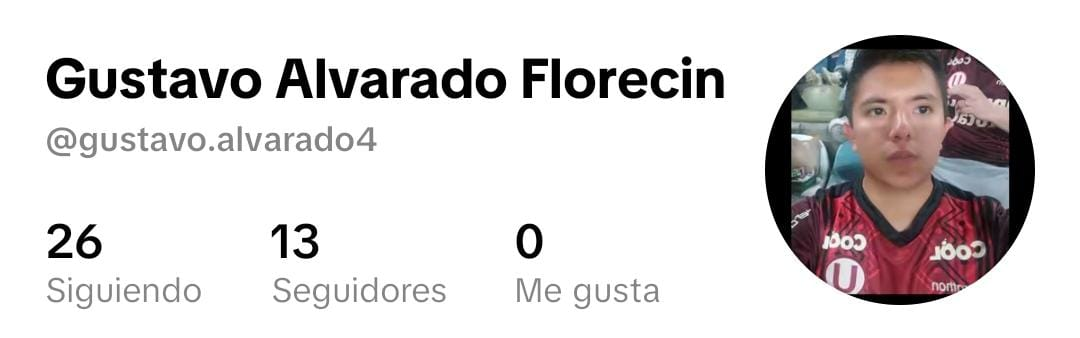
#> input picture matlab-contenido/assets/ganador_cap1.png, 1080 x 338 px
$ python quitar_negro.py assets/ganador_cap1.png assets/ganador_cap2.png
#> lines starting #> are read from the running program, lines starting #| are printed output that depends on the picture; after the words box and inside, x2 and y2 are one past the last pixel; in counts of white or black regions, pixels touching at a corner belong together
"""Quita un fondo negro sólido: rellena desde los bordes solo los píxeles casi negros conectados al borde.
Los brillos (hologramas) sobre negro se convierten en semitransparencia según su luminosidad."""
import sys
import numpy as np
from PIL import Image
from scipy import ndimage

src, dst = sys.argv[1], sys.argv[2]
a = np.array(Image.open(src).convert("RGB")).astype(float)
mx = a.max(2)
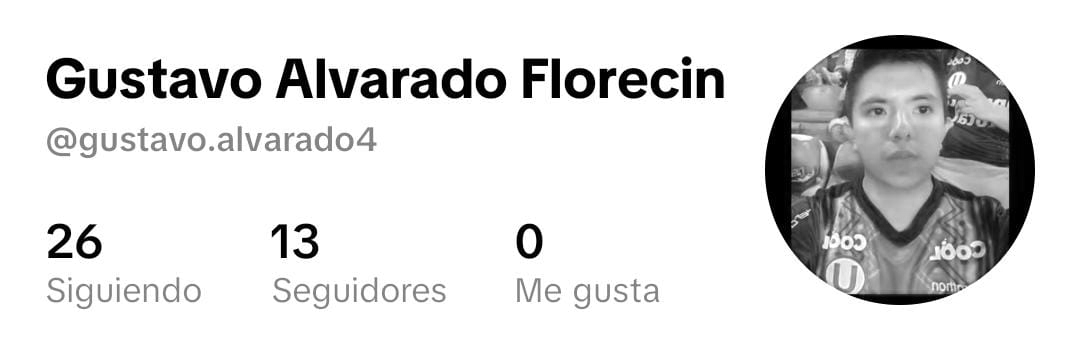
#> mx: shape (338, 1080) float64; min 0, max 255, mean 221.8
dark = mx < 14
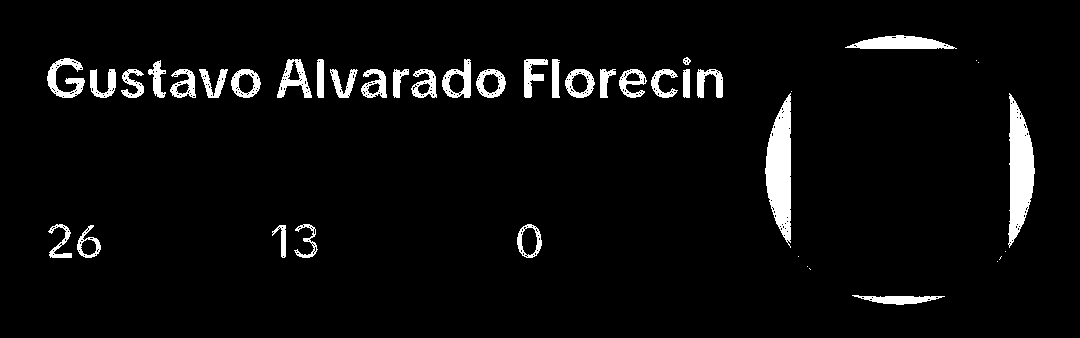
#> dark: shape (338, 1080) bool; 4.7% white; 42 white regions (9 under 20 px), largest, box (x1, y1, x2, y2) and area: (765, 93, 791, 248) 2652, (1008, 93, 1035, 248) 2561, (845, 35, 957, 49) 1018
lab, n = ndimage.label(dark)
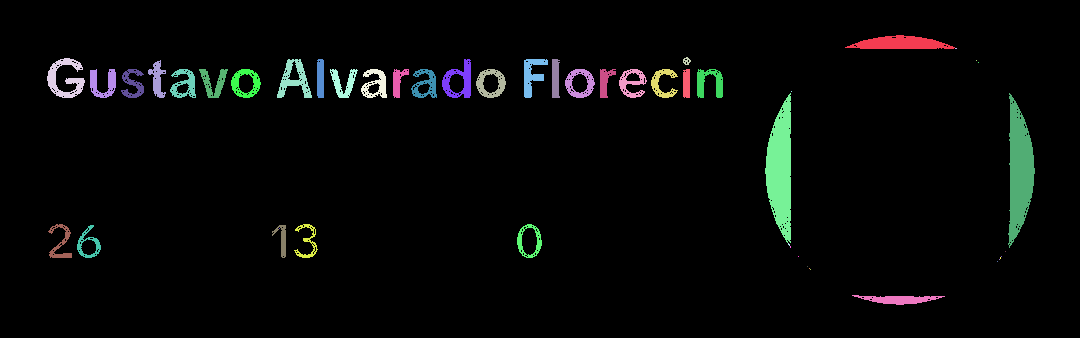
#> lab: shape (338, 1080) int32; 50 distinct labels, from 0 to 49; one colour per label, 0 black
#> n = 49
border = set(np.unique(np.concatenate([lab[0], lab[-1], lab[:, 0], lab[:, -1]]))) - {0}
#> border = 0 items
bg = np.isin(lab, list(border))
#> bg: shape (338, 1080) bool; every value is 0
# zona de transición: píxeles cerca del fondo y poco brillantes -> alfa proporcional al brillo (brillos y bordes suaves)
near = ndimage.binary_dilation(bg, iterations=3) & ~bg
alpha = np.where(bg, 0.0, 1.0)
#> alpha: shape (338, 1080) float64; every value is 1
soft = near & (mx < 120)
alpha[soft] = np.clip(mx[soft] / 120, 0, 1)
rgb = a.copy()
# des-premultiplicar en los bordes suaves para no dejar halo negro
k = soft & (alpha > 0.05)
rgb[k] = np.clip(a[k] / alpha[k, None], 0, 255)
out = np.dstack([rgb, alpha * 255]).astype(np.uint8)
Image.fromarray(out, "RGBA").save(dst)
